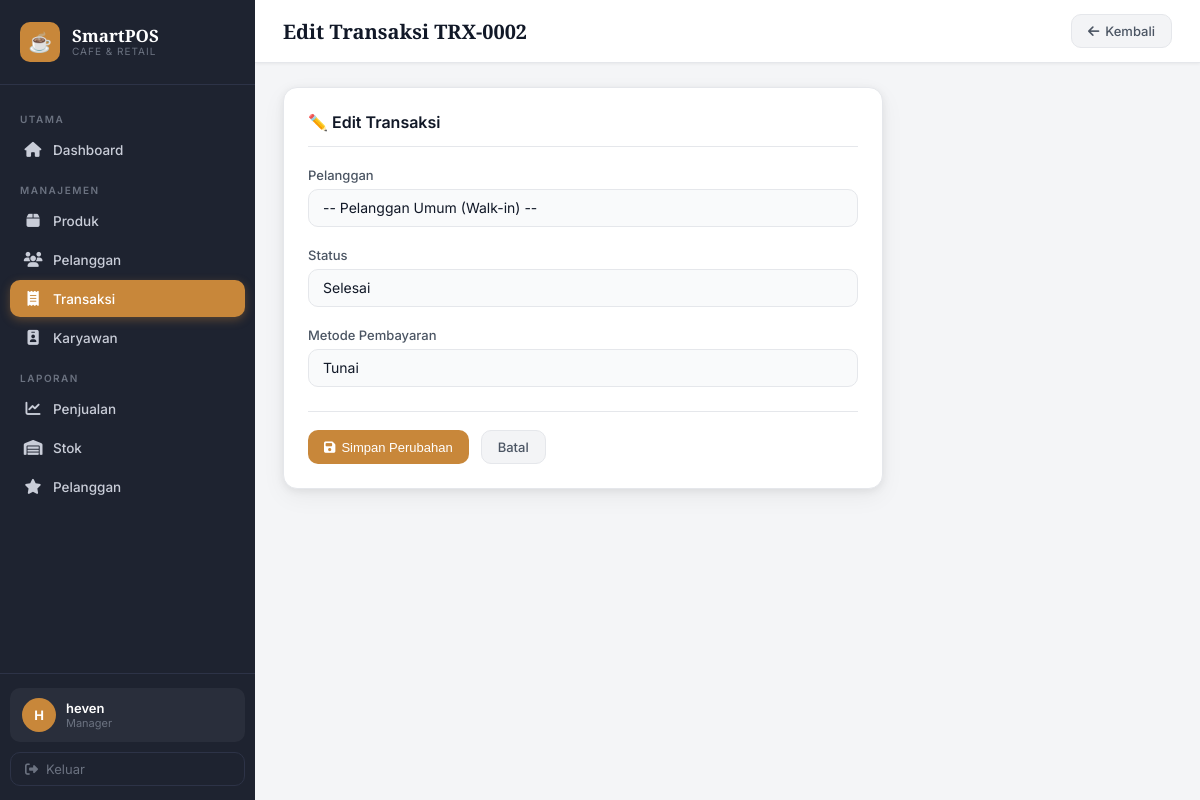
Page /transactions/2/edit/ (signed in) on the committed database.
### pos/models.py (models this page shows, shortened)
class BaseModel(models.Model):
    created_at = models.DateTimeField(auto_now_add=True)
    updated_at = models.DateTimeField(auto_now=True)
    class Meta:
        abstract = True  # tidak membuat tabel sendiri

class Transaction(BaseModel):
    STATUS_CHOICES = [
        ('pending',   'Menunggu'),
        ('completed', 'Selesai'),
        ('cancelled', 'Dibatalkan'),
    ]
    PAYMENT_CHOICES = [
        ('cash',     'Tunai'),
        ('debit',    'Kartu Debit'),
        ('transfer', 'Transfer Bank'),
        ('qris',     'QRIS'),
    ]
    customer       = models.ForeignKey(Customer, on_delete=models.SET_NULL, null=True, blank=True, related_name='transactions', verbose_name="Pelanggan")
    cashier        = models.ForeignKey(User, on_delete=models.SET_NULL, null=True, related_name='transactions', verbose_name="Kasir")
    total_amount   = models.DecimalField(max_digits=12, decimal_places=2, default=0, verbose_name="Total (Rp)")
    status         = models.CharField(max_length=20, choices=STATUS_CHOICES, default='completed', verbose_name="Status")
    payment_method = models.CharField(max_length=20, choices=PAYMENT_CHOICES, default='cash', verbose_name="Metode Pembayaran")
    class Meta:
        verbose_name        = "Transaksi"
        verbose_name_plural = "Transaksi"
        ordering            = ['-created_at']
    def __init__(self, *args, **kwargs):
        super().__init__(*args, **kwargs)
        self.__catatan = ""

### pos/views.py (the view, shortened to what this page needs)
# urls.py: path('transactions/<int:pk>/edit/', views.TransactionUpdateView.as_view(), name='transaction_update'),
class TransactionUpdateView(RoleRequiredMixin, UpdateView):
    allowed_positions = ('manager', 'supervisor')
    model = Transaction
    form_class = TransactionForm
    template_name = 'pos/transactions/edit_form.html'
    success_url = reverse_lazy('transaction_list')
    login_url = '/login/'
    def get_context_data(self, **kwargs):
        context = super().get_context_data(**kwargs)
        context['page_title'] = f'Edit Transaksi TRX-{self.object.id:04d}'
        return context

### pos/forms.py
class TransactionForm(forms.ModelForm):
    class Meta:
        model = Transaction
        fields = ['customer', 'status', 'payment_method']
        widgets = {
            'customer': forms.Select(attrs={
                'class': 'form-control',
                'id': 'transaction_customer',
            }),
            'status': forms.Select(attrs={
                'class': 'form-control',
                'id': 'transaction_status',
            }),
            'payment_method': forms.Select(attrs={
                'class': 'form-control',
                'id': 'transaction_payment',
            }),
        }
        labels = {
            'customer': 'Pelanggan',
            'status': 'Status Transaksi',
            'payment_method': 'Metode Pembayaran',
        }
    def __init__(self, *args, **kwargs):
        super().__init__(*args, **kwargs)
        self.fields['customer'].queryset = Customer.objects.all()
        self.fields['customer'].empty_label = "-- Pelanggan Umum (Walk-in) --"
        self.fields['customer'].required = False

### pos/context_processors.py (called while the page is built, shortened)
def user_role(request):
    if not request.user.is_authenticated:
        return {}
    if request.user.is_superuser:
        return {
            'user_position':         'manager',
            'user_position_display': 'Manager',
            'is_full_access':        True,
            'can_manage_products':   True,
            'can_manage_employees':  True,
            'can_view_transactions': True,
            'can_create_transaction':True,
            'can_view_customers':    True,
            'can_view_reports':      True,
            'can_view_stock_report': True,
        }

### pos/models.py (called while the page is built)
    def __str__(self):
        return f"{self.name} ({self.email})"

### pos/views.py (called while the page is built)
    def dispatch(self, request, *args, **kwargs):
        if not request.user.is_authenticated:
            return self.handle_no_permission()
        if request.user.is_superuser:
            return super().dispatch(request, *args, **kwargs)
        position = RoleHelper.get_position(request.user)
        if self.allowed_positions and position not in self.allowed_positions:
            messages.error(request, '⛔ Akses ditolak. Anda tidak memiliki izin untuk halaman ini.')
            return redirect('dashboard')
        return super().dispatch(request, *args, **kwargs)

### templates/pos/transactions/edit_form.html (shortened to what this page needs)
{% extends 'pos/base.html' %}
{% block page_title %}Edit Transaksi TRX-{{ object.id|stringformat:"04d" }}{% endblock %}
{% block topbar_actions %}
<a href="{% url 'transaction_list' %}" class="btn btn-secondary"><i class="fas fa-arrow-left"></i> Kembali</a>
{% endblock %}
{% block content %}
<div class="card" style="max-width:600px;">
  <div class="card-header"><span class="card-title">✏️ Edit Transaksi</span></div>
  <form method="POST">
    <div class="form-grid">
      <div class="form-group" style="grid-column:1/-1;">
        <label class="form-label">Pelanggan</label>
        {{ form.customer }}
      </div>
      <div class="form-group">
        <label class="form-label">Status</label>
        {{ form.status }}
      </div>
      <div class="form-group">
        <label class="form-label">Metode Pembayaran</label>
        {{ form.payment_method }}
      </div>
    </div>
    <div style="display:flex;gap:12px;margin-top:24px;padding-top:18px;border-top:1px solid var(--border);">
      <button type="submit" class="btn btn-primary"><i class="fas fa-save"></i> Simpan Perubahan</button>
      <a href="{% url 'transaction_list' %}" class="btn btn-secondary">Batal</a>
    </div>
  </form>
</div>
{% endblock %}

### templates/pos/base.html (shortened to what this page needs)
<!DOCTYPE html>
<html lang="id">
<head>
  {% load static %}
  <link rel="stylesheet" href="{% static 'css/style.css' %}">
  <link rel="stylesheet" href="https://cdnjs.cloudflare.com/ajax/libs/font-awesome/6.5.0/css/all.min.css">
</head>
<body>
<div class="app-wrapper">
  <aside class="sidebar">
    <div class="sidebar-brand">
      <div class="brand-icon">☕</div>
      <div>
        <div class="brand-name">SmartPOS</div>
        <div class="brand-sub">Cafe & Retail</div>
      </div>
    </div>
    <nav class="sidebar-nav">
      <div class="nav-section-label">Utama</div>
      <a href="{% url 'dashboard' %}" class="nav-item {% if request.resolver_match.url_name == 'dashboard' %}active{% endif %}">
        <span class="nav-icon"><i class="fas fa-house"></i></span> Dashboard
      </a>
      <div class="nav-section-label">Manajemen</div>
      <a href="{% url 'product_list' %}" class="nav-item {% if 'product' in request.resolver_match.url_name %}active{% endif %}">
        <span class="nav-icon"><i class="fas fa-box"></i></span> Produk
      </a>
      {% if can_view_customers %}
      <a href="{% url 'customer_list' %}" class="nav-item {% if 'customer' in request.resolver_match.url_name and request.resolver_match.url_name != 'report_customers' %}active{% endif %}">
        <span class="nav-icon"><i class="fas fa-users"></i></span> Pelanggan
      </a>
      {% endif %}
      {% if can_view_transactions %}
      <a href="{% url 'transaction_list' %}" class="nav-item {% if 'transaction' in request.resolver_match.url_name %}active{% endif %}">
        <span class="nav-icon"><i class="fas fa-receipt"></i></span> Transaksi
      </a>
      {% endif %}
      {% if can_manage_employees %}
      <a href="{% url 'employee_list' %}" class="nav-item {% if 'employee' in request.resolver_match.url_name %}active{% endif %}">
        <span class="nav-icon"><i class="fas fa-id-badge"></i></span> Karyawan
      </a>
      {% endif %}
      {% if is_full_access or can_view_stock_report %}
      <div class="nav-section-label">Laporan</div>
      {% if is_full_access %}
      <a href="{% url 'report_sales' %}" class="nav-item {% if request.resolver_match.url_name == 'report_sales' %}active{% endif %}">
        <span class="nav-icon"><i class="fas fa-chart-line"></i></span> Penjualan
      </a>
      {% endif %}
      {% if can_view_stock_report %}
      <a href="{% url 'report_stock' %}" class="nav-item {% if request.resolver_match.url_name == 'report_stock' %}active{% endif %}">
        <span class="nav-icon"><i class="fas fa-warehouse"></i></span> Stok
      </a>
      {% endif %}
      {% if is_full_access %}
      <a href="{% url 'report_customers' %}" class="nav-item {% if request.resolver_match.url_name == 'report_customers' %}active{% endif %}">
        <span class="nav-icon"><i class="fas fa-star"></i></span> Pelanggan
      </a>
      {% endif %}
      {% endif %}
    </nav>
    <div class="sidebar-footer">
      <div class="user-card">
        <div class="user-avatar">{{ request.user.username|slice:":1"|upper }}</div>
        <div>
          <div class="user-name">{{ request.user.get_full_name|default:request.user.username }}</div>
          <div class="user-role">{{ user_position_display|default:"Kasir" }}</div>
        </div>
      </div>
      <a href="{% url 'logout' %}" class="btn-logout">
        <i class="fas fa-sign-out-alt"></i> Keluar
      </a>
    </div>
  </aside>
  <main class="main-content">
    <div class="topbar">
      <h1 class="page-title">{% block page_title %}Dashboard{% endblock %}</h1>
      <div class="topbar-right">
        {% block topbar_actions %}{% endblock %}
      </div>
    </div>
    <div class="page-body">
      {% block content %}{% endblock %}
    </div>
  </main>
</div>
{% load static %}
</body>
</html>

### rows in the picture
Transaction: id "0002", customer "-- Pelanggan Umum (Walk-in) --", status "Selesai", payment_method "Tunai"

### other values in the picture
{{ request.user.username|slice:":1"|upper }} "H"
{{ request.user.get_full_name|default:request.user.username }} "heven"
{{ user_position_display|default:"Kasir" }} "Manager"
